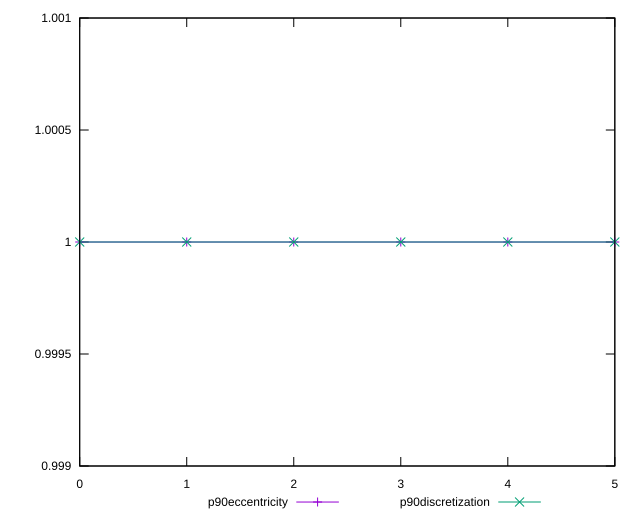

Write the gnuplot code that produced this figure.
reset

$p90Eccentricity <<EOF
0 1
1 1.0000000000000002
2 0.9999999999999999
3 0.9999999999999997
4 1.0000000000000004
5 0.9999999999999997
EOF

$p90Discretization <<EOF
0 1
1 1
2 1
3 1
4 1
5 1
EOF

set key outside below
set xrange [0:5]
set yrange [0.9989999999999997:1.0010000000000003]
set trange [0.9989999999999997:1.0010000000000003]
set terminal svg size 640, 520 enhanced background rgb 'white'
set output "reprap/uses-long-cache-ttl/progression/eccentricity.svg"

plot $p90Eccentricity title "p90eccentricity" with linespoints, \
     $p90Discretization title "p90discretization" with linespoints

reset
